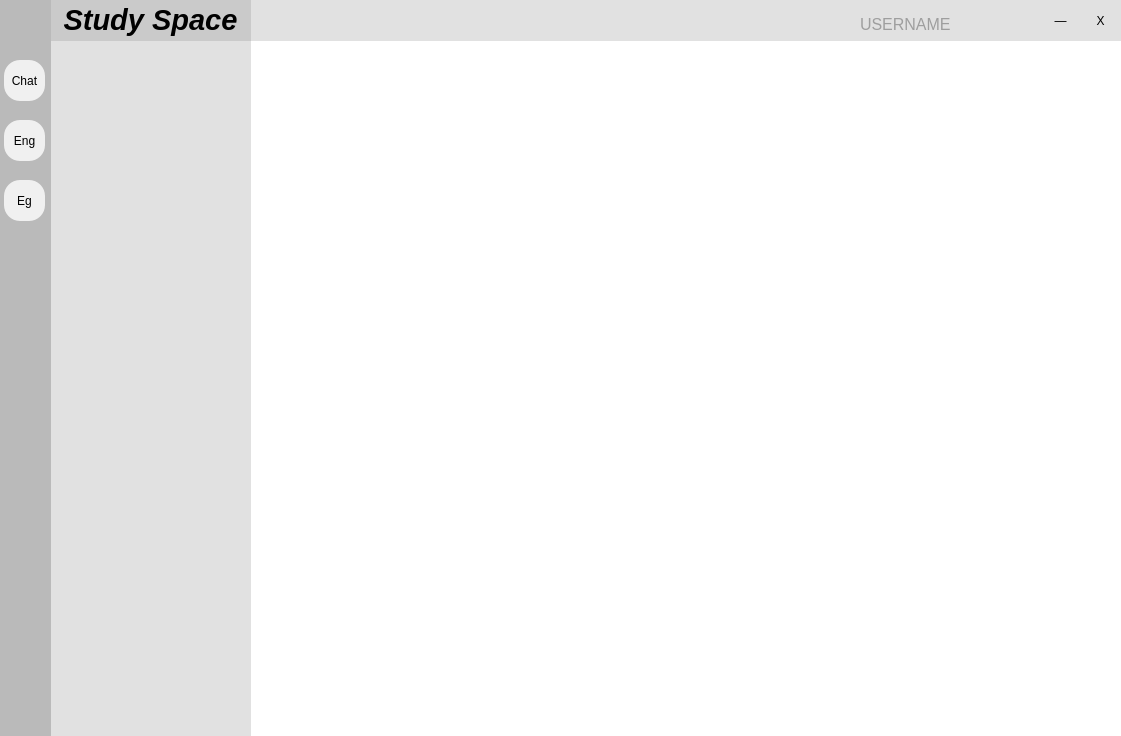
<?xml version="1.0" encoding="UTF-8"?>
<ui version="4.0">
 <class>mainwindowui</class>
 <widget class="QWidget" name="mainwindowui">
  <property name="geometry">
   <rect>
    <x>0</x>
    <y>0</y>
    <width>1121</width>
    <height>736</height>
   </rect>
  </property>
  <property name="windowTitle">
   <string>StudySpace</string>
  </property>
  <property name="styleSheet">
   <string notr="true">background-color:white;</string>
  </property>
  <widget class="QWidget" name="mainArea" native="true">
   <property name="geometry">
    <rect>
     <x>250</x>
     <y>40</y>
     <width>871</width>
     <height>701</height>
    </rect>
   </property>
   <property name="styleSheet">
    <string notr="true">background-color:rgb(255,255,255);</string>
   </property>
  </widget>
  <widget class="QWidget" name="listArea" native="true">
   <property name="geometry">
    <rect>
     <x>50</x>
     <y>40</y>
     <width>201</width>
     <height>701</height>
    </rect>
   </property>
   <property name="styleSheet">
    <string notr="true">background-color: rgb(225, 225, 225);</string>
   </property>
  </widget>
  <widget class="QWidget" name="infoArea" native="true">
   <property name="geometry">
    <rect>
     <x>250</x>
     <y>0</y>
     <width>871</width>
     <height>41</height>
    </rect>
   </property>
   <property name="styleSheet">
    <string notr="true">background-color: rgb(225, 225, 225)</string>
   </property>
   <widget class="QToolButton" name="closeButton">
    <property name="geometry">
     <rect>
      <x>830</x>
      <y>0</y>
      <width>41</width>
      <height>41</height>
     </rect>
    </property>
    <property name="styleSheet">
     <string notr="true">background-color: rgb(225, 225, 225);
border-radius: 32px;</string>
    </property>
    <property name="text">
     <string>X</string>
    </property>
    <property name="checkable">
     <bool>true</bool>
    </property>
   </widget>
   <widget class="QToolButton" name="minimizeButton">
    <property name="geometry">
     <rect>
      <x>790</x>
      <y>0</y>
      <width>41</width>
      <height>41</height>
     </rect>
    </property>
    <property name="styleSheet">
     <string notr="true">background-color: rgb(225, 225, 225);
border-radius: 32px;</string>
    </property>
    <property name="text">
     <string>—</string>
    </property>
    <property name="checkable">
     <bool>true</bool>
    </property>
   </widget>
   <widget class="QLabel" name="profileLabel">
    <property name="geometry">
     <rect>
      <x>570</x>
      <y>9</y>
      <width>32</width>
      <height>32</height>
     </rect>
    </property>
    <property name="styleSheet">
     <string notr="true"/>
    </property>
    <property name="text">
     <string/>
    </property>
   </widget>
   <widget class="QLabel" name="usernameLabel">
    <property name="geometry">
     <rect>
      <x>610</x>
      <y>9</y>
      <width>120</width>
      <height>32</height>
     </rect>
    </property>
    <property name="styleSheet">
     <string notr="true"/>
    </property>
    <property name="text">
     <string>&lt;html&gt;&lt;head/&gt;&lt;body&gt;&lt;p&gt;&lt;span style=&quot; font-size:12pt; color:#9e9e9e;&quot;&gt;USERNAME&lt;/span&gt;&lt;/p&gt;&lt;/body&gt;&lt;/html&gt;</string>
    </property>
   </widget>
  </widget>
  <widget class="QWidget" name="logoArea" native="true">
   <property name="geometry">
    <rect>
     <x>50</x>
     <y>0</y>
     <width>201</width>
     <height>41</height>
    </rect>
   </property>
   <property name="styleSheet">
    <string notr="true">background-color: rgb(202, 202, 202);</string>
   </property>
   <widget class="QLabel" name="logo">
    <property name="geometry">
     <rect>
      <x>0</x>
      <y>0</y>
      <width>201</width>
      <height>41</height>
     </rect>
    </property>
    <property name="mouseTracking">
     <bool>true</bool>
    </property>
    <property name="text">
     <string>&lt;html&gt;&lt;head/&gt;&lt;body&gt;&lt;p align=&quot;center&quot;&gt;&lt;span style=&quot; font-size:22pt; font-weight:700; font-style:italic;&quot;&gt;Study Space&lt;/span&gt;&lt;/p&gt;&lt;/body&gt;&lt;/html&gt;</string>
    </property>
   </widget>
  </widget>
  <widget class="QWidget" name="funcOptionArea" native="true">
   <property name="geometry">
    <rect>
     <x>0</x>
     <y>0</y>
     <width>51</width>
     <height>741</height>
    </rect>
   </property>
   <property name="styleSheet">
    <string notr="true">background-color: rgb(186, 186, 186);</string>
   </property>
   <widget class="QPushButton" name="comChatOption">
    <property name="geometry">
     <rect>
      <x>4</x>
      <y>60</y>
      <width>41</width>
      <height>41</height>
     </rect>
    </property>
    <property name="styleSheet">
     <string notr="true">background-color: rgb(240, 240, 240);
border-radius : 16px;</string>
    </property>
    <property name="text">
     <string>Chat</string>
    </property>
   </widget>
   <widget class="QPushButton" name="engLearnOption">
    <property name="geometry">
     <rect>
      <x>4</x>
      <y>120</y>
      <width>41</width>
      <height>41</height>
     </rect>
    </property>
    <property name="styleSheet">
     <string notr="true">background-color: rgb(240, 240, 240);
border-radius : 16px;</string>
    </property>
    <property name="text">
     <string>Eng</string>
    </property>
   </widget>
   <widget class="QPushButton" name="engLearnOption_2">
    <property name="geometry">
     <rect>
      <x>4</x>
      <y>180</y>
      <width>41</width>
      <height>41</height>
     </rect>
    </property>
    <property name="styleSheet">
     <string notr="true">background-color: rgb(240, 240, 240);
border-radius : 16px;</string>
    </property>
    <property name="text">
     <string>Eg</string>
    </property>
   </widget>
  </widget>
 </widget>
 <resources/>
 <connections/>
</ui>
